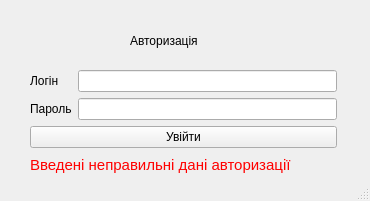
<?xml version="1.0" encoding="UTF-8"?>
<ui version="4.0">
 <class>MainWindow</class>
 <widget class="QMainWindow" name="MainWindow">
  <property name="geometry">
   <rect>
    <x>0</x>
    <y>0</y>
    <width>370</width>
    <height>201</height>
   </rect>
  </property>
  <property name="windowTitle">
   <string>Авторизація</string>
  </property>
  <widget class="QWidget" name="centralwidget">
   <widget class="QLabel" name="label">
    <property name="geometry">
     <rect>
      <x>130</x>
      <y>30</y>
      <width>111</width>
      <height>21</height>
     </rect>
    </property>
    <property name="styleSheet">
     <string notr="true">font: 12pt &quot;Calibri&quot;;</string>
    </property>
    <property name="text">
     <string>Авторизація</string>
    </property>
   </widget>
   <widget class="QWidget" name="gridLayoutWidget">
    <property name="geometry">
     <rect>
      <x>30</x>
      <y>70</y>
      <width>307</width>
      <height>105</height>
     </rect>
    </property>
    <layout class="QGridLayout" name="gridLayout">
     <item row="2" column="0" colspan="2">
      <widget class="QPushButton" name="authorize_button">
       <property name="text">
        <string>Увійти</string>
       </property>
      </widget>
     </item>
     <item row="0" column="0">
      <widget class="QLabel" name="label_2">
       <property name="text">
        <string>Логін</string>
       </property>
      </widget>
     </item>
     <item row="0" column="1">
      <widget class="QLineEdit" name="login_entry"/>
     </item>
     <item row="1" column="1">
      <widget class="QLineEdit" name="password_entry">
       <property name="echoMode">
        <enum>QLineEdit::Password</enum>
       </property>
      </widget>
     </item>
     <item row="1" column="0">
      <widget class="QLabel" name="label_3">
       <property name="text">
        <string>Пароль</string>
       </property>
      </widget>
     </item>
     <item row="3" column="0" colspan="2">
      <widget class="QLabel" name="warning_label">
       <property name="enabled">
        <bool>true</bool>
       </property>
       <property name="styleSheet">
        <string notr="true">color: rgb(255, 0, 0);
font: 11pt;</string>
       </property>
       <property name="text">
        <string>Введені неправильні дані авторизації</string>
       </property>
      </widget>
     </item>
    </layout>
   </widget>
  </widget>
  <widget class="QStatusBar" name="statusbar"/>
 </widget>
 <resources/>
 <connections/>
</ui>
